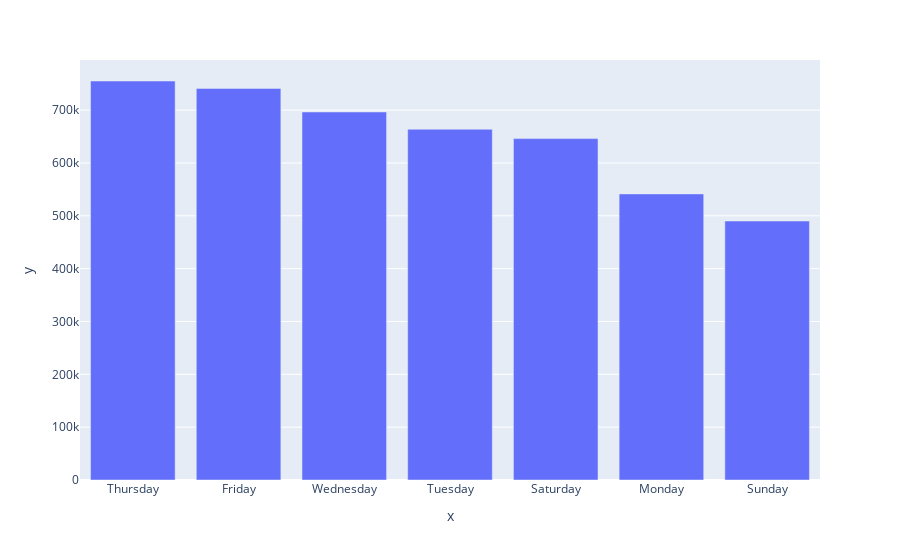

This figure's notebook cell:
### Code cell
import plotly.express as px 

counts = df["weekday"].value_counts()

px.bar(x = counts.index, y = counts.values)

### Figure 1 — Plotly figure (JSON) as saved in the notebook; plotly's stock layout.template omitted (floating-point values rounded to 4 significant figures)
{"data": [{"alignmentgroup": "True", "hovertemplate": "x=%{x}<br>y=%{y}<extra></extra>", "legendgroup": "", "marker": {"color": "#636efa", "pattern": {"shape": ""}}, "name": "", "offsetgroup": "", "orientation": "v", "showlegend": false, "textposition": "auto", "type": "bar", "x": ["Thursday", "Friday", "Wednesday", "Tuesday", "Saturday", "Monday", "Sunday"], "xaxis": "x", "y": [755145, 741139, 696488, 663789, 646114, 541472, 490180], "yaxis": "y"}], "layout": {"barmode": "relative", "legend": {"tracegroupgap": 0}, "margin": {"t": 60}, "xaxis": {"anchor": "y", "domain": [0, 1], "title": {"text": "x"}}, "yaxis": {"anchor": "x", "domain": [0, 1], "title": {"text": "y"}}}}
